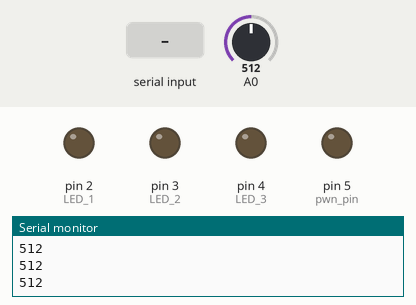
Recording of a sketch running on a simulated Arduino Uno, built with avr-gcc and run on an emulated ATmega328P. Parts: output pins drawn as LEDs (lit = HIGH), the last lines printed to the serial monitor. Inputs (shaded band) come from the test bench; at power-on: A0 = 512.

Above: at 1.2 s.
1.3 s: "90,45\n" received over Serial
At 2.1 s:
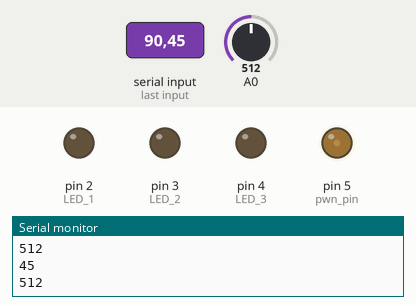
4.0 s: A0 set to 147
5.5 s: A0 set to 125
At 6.7 s:
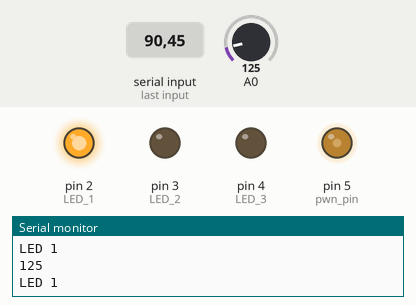
7.0 s: "30,150\n" received over Serial
At 8.0 s:
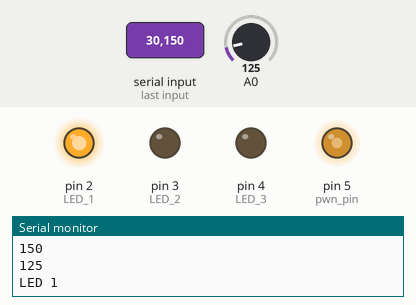
9.8 s: "200\n" received over Serial
At 10.5 s:
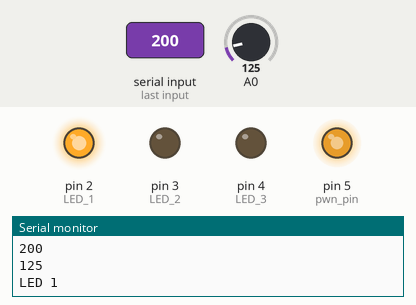
12.4 s: A0 set to 97
13.9 s: A0 set to 86
At 15.1 s:
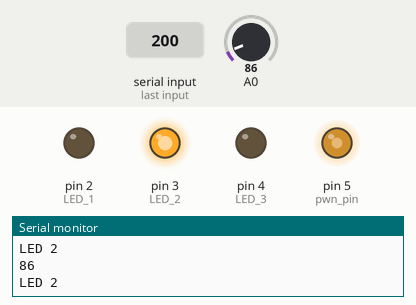
Timing chart, 0 to 16.4 s (numbered marks = the images above; inputs shaded):
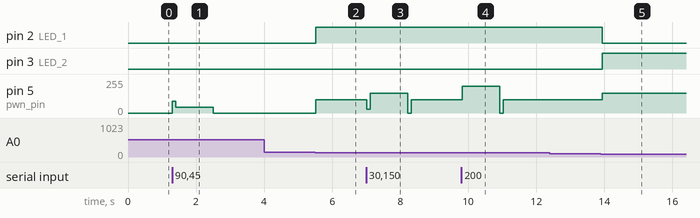

Measured:
- the behaviour switches between 141 and 140 on A0 (found by bisection; images 1 and 2)
- the behaviour switches between 91 and 90 on A0 (found by bisection; images 4 and 5)
- after the input at 1.3 s, pin 5 (pwn_pin): 0/255 → 90/255 at once, → 45/255 0.10 s later, → 0/255 1.1 s later
- after the input at 5.5 s, pin 2 (LED_1): LOW → HIGH at once; pin 5 (pwn_pin): 0/255 → 100/255 at once
- after the input at 7.0 s, pin 5 (pwn_pin): 100/255 → 30/255 at once, → 150/255 0.10 s later, → 0/255 1.1 s later, → 100/255 0.10 s later
- after the input at 9.8 s, pin 5 (pwn_pin): 100/255 → 200/255 at once, → 0/255 1.1 s later, → 100/255 0.10 s later
- after the input at 13.9 s, pin 2 (LED_1): HIGH → LOW at once; pin 3 (LED_2): LOW → HIGH at once; pin 5 (pwn_pin): 100/255 → 150/255 at once

The sketch:

code.ino
```cpp
/*

  PIN ----[R10k]----|----------() VOUT
                   |
                 ------
                  10uF
                 ------
                   |
                   |
  GND --------------------------- GND

*/
int pwn_pin = 5;
int value = 0;
int buttonValue = 0;

void setup() {
  Serial.begin(9600);
  pinMode(A0, INPUT_PULLUP);
  pinMode(pwn_pin, OUTPUT);

  pinMode(2, OUTPUT); // LED 1
  pinMode(3, OUTPUT); // LED 2
  pinMode(4, OUTPUT); // LED 3
}

void loop() {

  buttonValue = analogRead(A0);
  Serial.println(buttonValue);
  if (buttonValue >= 100 && buttonValue <= 140) {
    value = 100;
    digitalWrite(2, HIGH);
    digitalWrite(3, LOW);
    digitalWrite(4, LOW);
    Serial.println("LED 1");
  } else if (buttonValue >= 60 && buttonValue <= 90) {
    value = 150;
    digitalWrite(2, LOW);
    digitalWrite(3, HIGH);
    digitalWrite(4, LOW);
    Serial.println("LED 2");
  } else if (buttonValue >= 10  && buttonValue <= 40) {
    value = 200;
    digitalWrite(2, LOW);
    digitalWrite(3, LOW);
    digitalWrite(4, HIGH);
    Serial.println("LED 3");
  }

  if (Serial.available() > 0) {
    value = Serial.parseInt();
    Serial.println(value);
  }
  analogWrite(pwn_pin, value);

  delay(100);
}
```
